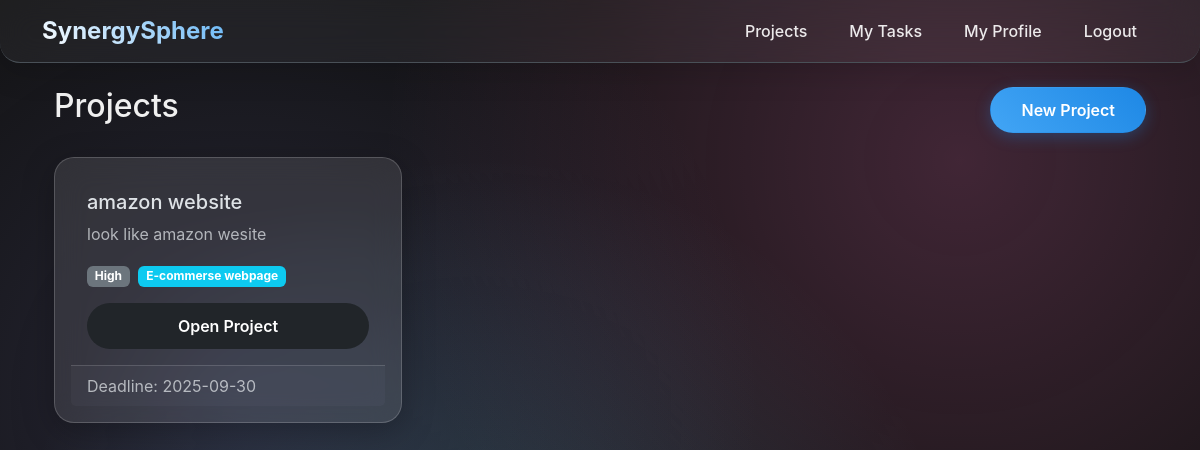
The page /dashboard (signed in) on the database its author committed.
### app.py (models this page shows)
class Project(db.Model):
    id = db.Column(db.Integer, primary_key=True)
    name = db.Column(db.String(100), nullable=False)
    description = db.Column(db.Text, nullable=True)
    tags = db.Column(db.String(200), nullable=True)
    deadline = db.Column(db.Date, nullable=True)
    priority = db.Column(db.String(20), nullable=True)
    tasks = db.relationship('Task', backref='project', lazy=True, cascade="all, delete-orphan")

### app.py (the view)
@app.route('/dashboard')
@login_required
def dashboard():
    projects = current_user.projects.order_by(Project.id.desc()).all()
    return render_template('dashboard.html', projects=projects)

### app.py (called while the page is built)
@login_manager.user_loader
def load_user(user_id):
    return User.query.get(int(user_id))

### templates/dashboard.html (shortened to what this page needs)
{% extends "layout.html" %}
{% block content %}
<div class="container">
    <div class="d-flex justify-content-between align-items-center mb-4">
        <h2>Projects</h2>
        <a href="{{ url_for('create_project') }}" class="btn btn-primary">New Project</a>
    </div>
    <div class="row">
        {% if projects %}
            {% for project in projects %}
            <div class="col-md-6 col-lg-4 mb-4">
                <div class="card h-100">
                    <div class="card-body d-flex flex-column">
                        <h5 class="card-title">{{ project.name }}</h5>
                        <p class="card-text text-muted flex-grow-1">{{ project.description or "No description."}}</p>
                        <div>
                            <span class="badge bg-secondary me-1">{{ project.priority or "No Priority" }}</span>
                            {% if project.tags %}
                                {% for tag in project.tags.split(',') %}
                                    <span class="badge bg-info me-1">{{ tag.strip() }}</span>
                                {% endfor %}
                            {% endif %}
                        </div>
                        <a href="{{ url_for('project_board', project_id=project.id) }}" class="btn btn-dark mt-3">Open Project</a>
                    </div>
                    <div class="card-footer text-muted">
                        Deadline: {{ project.deadline.strftime('%Y-%m-%d') if project.deadline else "Not set" }}
                    </div>
                </div>
            </div>
            {% endfor %}
        {% else %}
            <p>You are not a member of any projects yet. Create one to get started!</p>
        {% endif %}
    </div>
</div>
{% endblock %}

### static/css/style.css (style rules this page uses)
* { margin: 0; padding: 0; box-sizing: border-box; }
body { font-family: 'Poppins', -apple-system, BlinkMacSystemFont, 'Segoe UI', Roboto, Oxygen, Ubuntu, Cantarell, sans-serif; background: url('../img/background.jpg') no-repeat center center fixed; background-size: cover; min-height: 100vh; color: #f0f0f0; position: relative; overflow-x: hidden; }
body::before { content: ''; position: fixed; top: 0; left: 0; width: 100%; height: 100%; background: radial-gradient(circle at 20% 50%, rgba(120, 119, 198, 0.2) 0%, transparent 50%), radial-gradient(circle at 80% 20%, rgba(255, 119, 198, 0.2) 0%, transparent 50%), radial-gradient(circle at 40% 80%, rgba(120, 219, 255, 0.2) 0%, transparent 50%); animation: gradientShift 10s ease-in-out infinite; z-index: -2; }
.card, .glass-card, .project-card { background: rgba(255, 255, 255, 0.1) !important; backdrop-filter: blur(15px) !important; border: 1px solid rgba(255, 255, 255, 0.18) !important; border-radius: 20px !important; box-shadow: 0 8px 32px rgba(0,0,0,0.25) !important; transition: all 0.3s ease; position: relative; overflow: hidden; padding: 1rem; }
.btn { border-radius: 25px !important; font-weight: 600; padding: 10px 30px; border: 1px solid transparent; transition: all 0.3s ease; position: relative; overflow: hidden; }
.btn::before { content: ''; position: absolute; top: 0; left: -100%; width: 100%; height: 100%; background: linear-gradient(90deg, transparent, rgba(255,255,255,0.2), transparent); transition: left 0.5s; }
.btn-primary { background: linear-gradient(45deg, #42a5f5, #1e88e5) !important; color: #fff !important; box-shadow: 0 4px 15px rgba(30,136,229,0.3); }

### rows shown on the page
Project: name "amazon website", description "look like amazon wesite", priority "High", strip "E-commerse webpage", deadline "2025-09-30"
